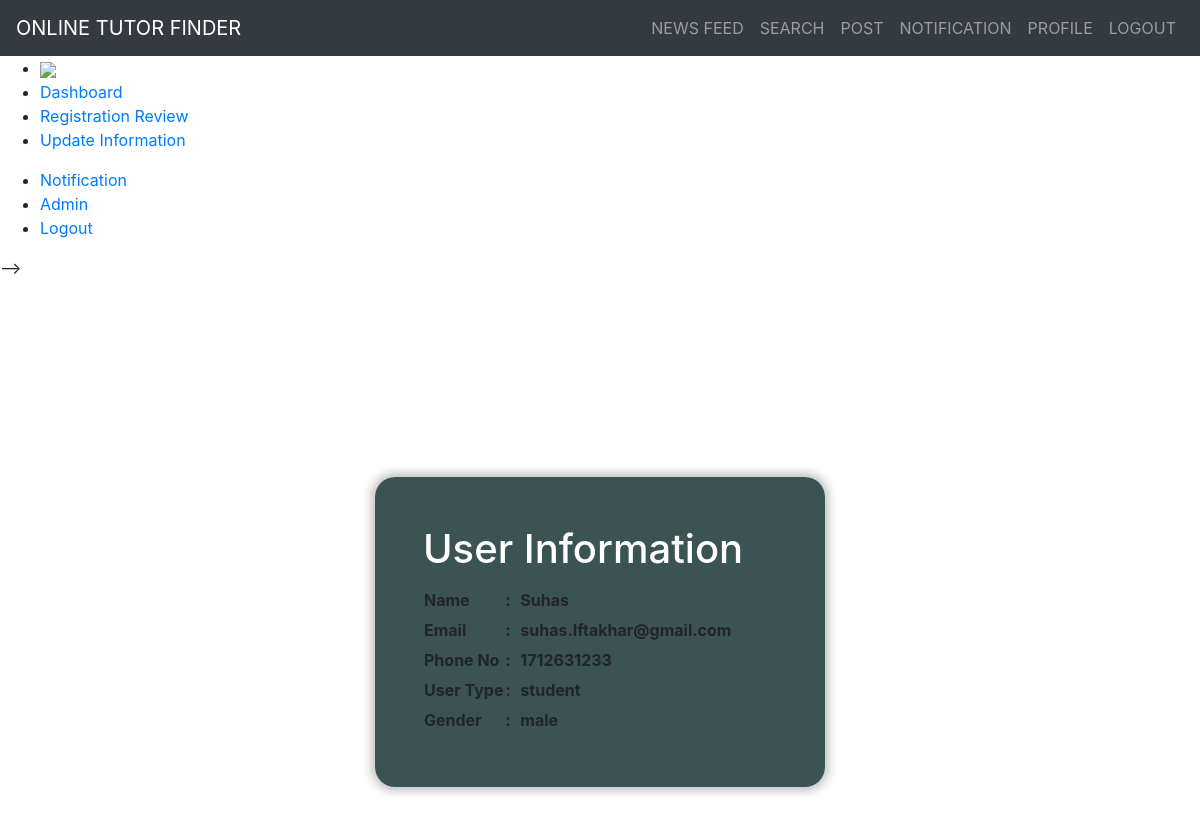
The app's page /details.php?id=3 with its own data.
### tables this page shows
CREATE TABLE `registration` (
  `id` int(50) NOT NULL,
  `userName` varchar(50) NOT NULL,
  `password` varchar(50) NOT NULL,
  `email` varchar(50) NOT NULL,
  `phoneNumbe` int(50) NOT NULL,
  `gender` varchar(50) NOT NULL,
  `userType` varchar(50) NOT NULL,
  `status` int(1) NOT NULL,
  `pending` int(1) NOT NULL
);

### details.php (the view, shortened to what this page needs)
<head>
	<link rel="stylesheet" href="https://maxcdn.bootstrapcdn.com/bootstrap/4.0.0/css/bootstrap.min.css">
	<link rel="stylesheet" href="SStyle.css">
</head>
<body>
	<nav class="navbar navbar-expand-sm navbar-dark bg-dark ">
		<a href="#" class="navbar-brand"> ONLINE TUTOR FINDER </a>
		<ul class="navbar-nav ml-auto">
			<li class="nav-item"><a href="NewsFeed.php" class="nav-link "> NEWS FEED </a></li>
			<li class="nav-item"><a href="Search.php" class="nav-link "> SEARCH </a></li>
			<li class="nav-item"><a href="post.php" class="nav-link "> POST </a></li>
			<li class="nav-item"><a href="notification.php" class="nav-link "> NOTIFICATION </a></li>
			<li class="nav-item"><a href="profile.php" class="nav-link "> PROFILE </a></li>
			<li class="nav-item"><a href="logout.php" class="nav-link "> LOGOUT </a></li>
		</ul>
	</nav>
        <?php
            if($_SESSION['status']==0){
        ?>
            <ul>
            <li><a  href="Dashboard.php"><img align="center" src="image/home.png"></a></li>
            <li><a href="Dashboard.php">Dashboard</a></li>
             <li><a href="RegistrationReview.php">Registration Review</a></li>
            <li><a href="UpdateSystemInfo.php">Update Information</a></li>
        </ul>
        <ul class="r">
            <li><a href="AdminNotification.php">Notification</a></li>
           <li><a class="active" href="profile.php">Admin</a></li>
            <li><a href="logout.php">Logout</a></li>
        </ul>
        <?php
            }
        ?>
    </nav> -->
    <?php
    include 'database_connection.php';
        $id = $_GET['id'];
		$q = "SELECT * FROM `registration` WHERE `id` = $id";
		$query = mysqli_query($conn,$q);
		while($res = mysqli_fetch_array($query)){
	?>
    <section class="Search_holder1 d-flex justify-content-center align-items-center">
		<form class="Search_form p-5" action="#" method="POST">
            <table>
                <tr>
                    <h1><label for="">User Information</label></h1>
                </tr>
            </table>
            <table>
                <tr>
                    <th align="left"><Label>Name</Label></th>
                    <th align="left"><Label>:&nbsp;&nbsp;</Label></th>
                    <th align="left"><Label><?php echo $res['userName']; ?></Label></th>
                </tr>
                <tr>
                    <th align="left"><Label>Email</Label></th>
                    <th align="left"><Label>:&nbsp;&nbsp;</Label></th>
                    <th align="left"><Label><?php echo $res['email']; ?></Label></th>
                </tr>
                <tr>
                    <th align="left"><Label>Phone No</Label></th>
                    <th align="left"><Label>:&nbsp;&nbsp;</Label></th>
                    <th align="left"><Label><?php echo $res['phoneNumbe']; ?></Label></th>
                </tr>
                <tr>
                    <th align="left"><Label>User Type</Label></th>
                    <th align="left"><Label>:&nbsp;&nbsp;</Label></th>
                    <th align="left"><Label><?php echo $res['userType']; ?></Label></th>
                </tr>
                <tr>
                    <th align="left"><Label>Gender</Label></th>
                    <th align="left"><Label>:&nbsp;&nbsp;</Label></th>
                    <th align="left"><Label><?php echo $res['gender']; ?></Label></th>
                </tr>
            </table>
        </form>
        </section>
    <?php
        }
    ?>
</body>
</body>
</html>

### SStyle.css (style rules this page uses)
.Search_form { width: 450px; background-color: #334d4df5; border-radius: 20px; box-shadow: 0 0 10px 4px rgba(128, 128, 128, 0.479); color:white; }
.Search_holder1 { height: 90vh; width: 100vw; }

### records on screen
registration: userName "Suhas", email "suhas.Iftakhar@gmail.com", phoneNumbe "1712631233", userType "student", gender "male"
